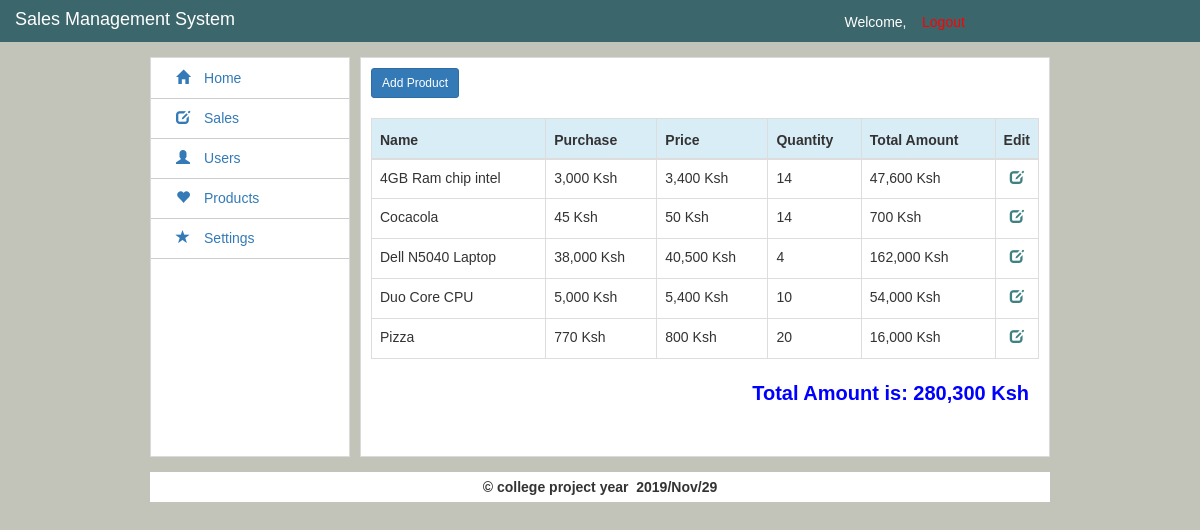
/admin/products.php, run on the app's committed database.
### tables this page shows
CREATE TABLE IF NOT EXISTS `products` (
  `product_id` int(11) NOT NULL AUTO_INCREMENT,
  `product_name` varchar(100) NOT NULL,
  `product_price` int(11) NOT NULL,
  `product_purchase` int(11) NOT NULL,
  `product_quantity` int(11) NOT NULL,
  `date_added` timestamp NOT NULL DEFAULT CURRENT_TIMESTAMP,
  `day` int(2) NOT NULL,
  `month` int(2) NOT NULL,
  `year` int(4) NOT NULL,
  `total_amount` int(11) NOT NULL,
  PRIMARY KEY (`product_id`)
);

### admin/products.php (the view, shortened to what this page needs)
<!DOCTYPE html>
<html>
<head>
	<link rel="stylesheet" type="text/css" href="../bootstrap/css/bootstrap.min.css">
	<link rel="stylesheet" type="text/css" href="../bootstrap/css/admin.css">
</head>
<body>
<?php include "includes/top.php"; ?>
<div class="wrapper">
	<?php
		include "includes/left.php";
	?>
	<div class="right">
		<a href="addproduct.php" class="btn btn-sm btn-primary">Add Product</a><br><br>
		<table class="table table-bordered">
			<thead>
				<tr class="info">
					<th>Name</th>
					<th>Purchase</th>
					<th>Price</th>
					<th>Quantity</th>
					<th>Total Amount</th>
					<th>Edit</th>
				</tr>
			</thead>
			<tbody>
				<?php
				 	@require "../app/Connect.php";
				 	$sql = "SELECT * FROM `products` ORDER BY `product_name` ASC";
				 	$result = $con->query($sql);
				 	if ($result->num_rows> 0) {
				 		while ($row = $result->fetch_assoc()) {
				 			?>
				 			<tr>
								<td><?php echo $row['product_name']; ?></td>
								<td><?php echo number_format($row['product_purchase']); ?> Ksh</td>
								<td><?php echo number_format($row['product_price']); ?> Ksh</td>
								<td><?php echo $row['product_quantity']; ?></td>
								<td><?php echo number_format($row['total_amount'])." Ksh"; ?></td>
								<td width="40px"><center><a href="editproduct.php?id=<?php echo $row['product_id']; ?>"><i class="glyphicon glyphicon-edit" style="color:#408080;"></i></a></center></td>
							</tr>
				 			<?php
				 		}
				 	}
				 	else
				 	{
				 		echo "No Product Added";
				 	}
				 ?>
			</tbody>
		</table>
		<?php
		@require "../app/Connect.php";
		$sql = "SELECT sum(total_amount) AS bb FROM `products`";
				$result = $con->query($sql);
				while ($row = $result->fetch_array()) {
					echo "<div class='total'><b>Total Amount is: ".number_format($row['bb'])." Ksh</b></div>";
				}
		?>
	</div>
	<div class="footer">
		<center>&copy; college project year &nbsp<?php echo date("Y/M/d"); ?> </center>
	</div>
</div>
</body>
</html>

### admin/includes/top.php (shortened to what this page needs)
<div class="top">
	<div class="lefttop">Sales Management System</div>
	<div class="righttop">Welcome,  &nbsp;&nbsp;&nbsp;<a href="logout.php">Logout</a></div>
</div>

### admin/includes/left.php
<div class="left">
	<table class="table-one">
		<tr>
			<td><a href="index.php"><span class="glyphicon glyphicon-home">&nbsp;</span>Home</a></td>
		</tr>
		<tr>
			<td><a href="sales.php"><span class="glyphicon glyphicon-edit">&nbsp;</span>Sales</a></td>
		</tr>
		<tr>
			<td><a href="users.php"><span class="glyphicon glyphicon-user">&nbsp;</span>Users</a></td>
		</tr>
		<tr>
			<td><a href="products.php"><span class="glyphicon glyphicon-heart">&nbsp;</span>Products</a></td>
		</tr>
		<tr>
			<td><a href="settings.php"><span class="glyphicon glyphicon-star">&nbsp;</span>Settings</a></td>
		</tr>
	</table>
	</div>

### data on the page
products: product_name "4GB Ram chip intel", product_purchase "3,000", product_price "3,400", product_quantity "14", total_amount "47,600"
products: product_name "Cocacola", product_purchase "45", product_price "50", product_quantity "14", total_amount "700"
products: product_name "Dell N5040 Laptop", product_purchase "38,000", product_price "40,500", product_quantity "4", total_amount "162,000"
products: product_name "Duo Core CPU", product_purchase "5,000", product_price "5,400", product_quantity "10", total_amount "54,000"
products: product_name "Pizza", product_purchase "770", product_price "800", product_quantity "20", total_amount "16,000"

### other printed values
$row['bb'] "280,300"
